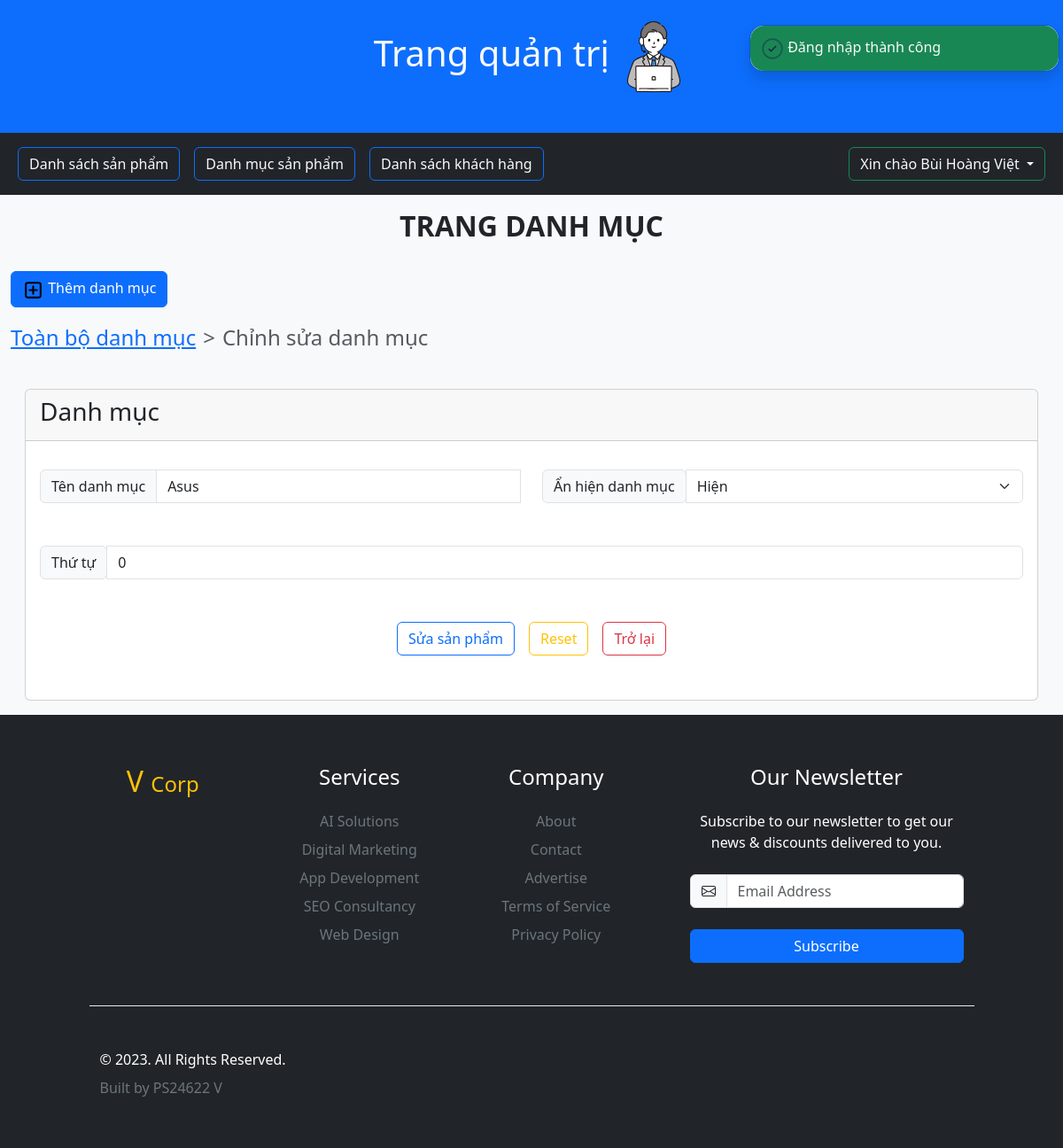
Page /mvc-banHang/admin/chinh-sua-danh-muc?id=1 (signed in) on the committed database.
### tables this page shows
CREATE TABLE `loai` (
  `id_loai` int(10) UNSIGNED NOT NULL,
  `ten_loai` varchar(50) NOT NULL,
  `thutu` int(11) NOT NULL DEFAULT 0,
  `anhien` tinyint(1) NOT NULL DEFAULT 0
);

### controller/AdminDanhMucController.php (called while the page is built, shortened)
<?php
require_once 'model/danhmuc.php';
class AdminDanhMucController{
    private $model = null;
    public function __construct() {
        $this->model = new AdminDanhMuc();
    }
    public function edit(){
        global $params;
        $id_loai = $params['id'];
        $loai = $this->model->Category($id_loai);
        return include './views/Admin/app.php';
    }
}

### index.php (called while the page is built, shortened)
<?php
include 'router.php';
call_user_func( $action );
?>

### model/database.php (called while the page is built, shortened)
<?php
class Database {
    function __construct() {
        try {
            $str = "mysql:host=".DB_HOST."; dbname=".DB_NAME."; charset=utf8";
            $this->conn = new PDO($str, DB_USER,DB_PASS);
        } catch (PDOException $e) {
            die('Khong the ket noi: '. $e->getMessage());
        }
    }
}

### model/danhmuc.php (called while the page is built, shortened)
<?php
require_once 'database.php';
class DanhMuc extends Database{
    public function Category(?int $id_loai){
        $sql = "SELECT
                id_loai,ten_loai,thutu,anhien
                from loai
                where id_loai=:id_loai";
        $stmt = $this->conn->prepare($sql);
        $stmt->bindParam(':id_loai',$id_loai,PDO::PARAM_INT);
        $stmt->execute();
        return $stmt->fetch();
    }
}

### views/Admin/DanhMuc/edit.php (the view, shortened to what this page needs)
<nav style="--bs-breadcrumb-divider: '>';" aria-label="breadcrumb">
    <ol class="breadcrumb fs-4">
        <li class="breadcrumb-item "><a href="<?= ROOT_URL ?>admin/danh-muc">Toàn bộ danh mục</a></li>
        <li class="breadcrumb-item active" aria-current="page">Chỉnh sửa danh mục</li>
    </ol>
</nav>
<div class="container-fluid mt-4 p-3">
    <div class="card" style="height:22rem;">
        <div class="card-header">
            <div class="card-title">
                <h2 class="fw-bold fs-3"><span class="fw-lighter">Danh mục </span><?=mb_strtoupper($sp['ten_sp'])?></h2>
            </div>
        </div>
        <div class="card-body">
            <form action="<?= ROOT_URL ?>admin/danh-muc/update" class="needs-validation" method="post" enctype="multipart/form-data" novalidate>
                <div class="row">
                    <div class="col-6 form-floating mb-3 mt-3">
                        <div class="input-group mb-3  has-validation">
                            <span class="input-group-text">Tên danh mục</span>
                            <input type="text" name="ten_loai" value="<?= $loai['ten_loai'] ?>" class="form-control" aria-label="Dollar amount (with dot and two decimal places)" required>
                        </div>
                    </div>
                    <div class="col-6 mb-3 mt-3 w-50" >
                        <div class="input-group mb-3  has-validation">
                            <label class="input-group-text" for="inputGroupSelect01">Ẩn hiện danh mục</label>
                            <select class="form-select" name="anhien" id="inputGroupSelect01" required>
                                <option <?=$loai['anhien'] == 1 ?'selected':''?> value="1">Hiện</option>
                            </select>
                        </div>
                    </div>
                    <div class="col-12 form-floating mb-3 mt-3">
                        <div class="input-group mb-3  has-validation">
                            <span class="input-group-text">Thứ tự</span>
                            <input type="text" name="thutu" value="<?= $loai['thutu'] ?>" class="form-control" aria-label="Dollar amount (with dot and two decimal places)" required>
                        </div>
                    </div>
                    <div class="col-12 mb-3 mt-3 d-block">
                        <div class="d-flex justify-content-center">
                            <button type="submit" class="btn btn-outline-primary me-3">Sửa sản phẩm</button>
                            <button type="reset" class="btn btn-outline-warning me-3">Reset</button>
                            <button type="button" onclick="Back()" class="btn btn-outline-danger ">Trở lại</button>
                        </div>
                    </div>
                </div>
            </form>
        </div>
    </div>
</div>

### rows in the picture
loai: ten_loai "Asus", anhien "Hiện", thutu "0"

### other values in the picture
$_SESSION['user']['name'] "Bùi Hoàng Việt"
$_SESSION['message']['success'] "Đăng nhập thành công"
